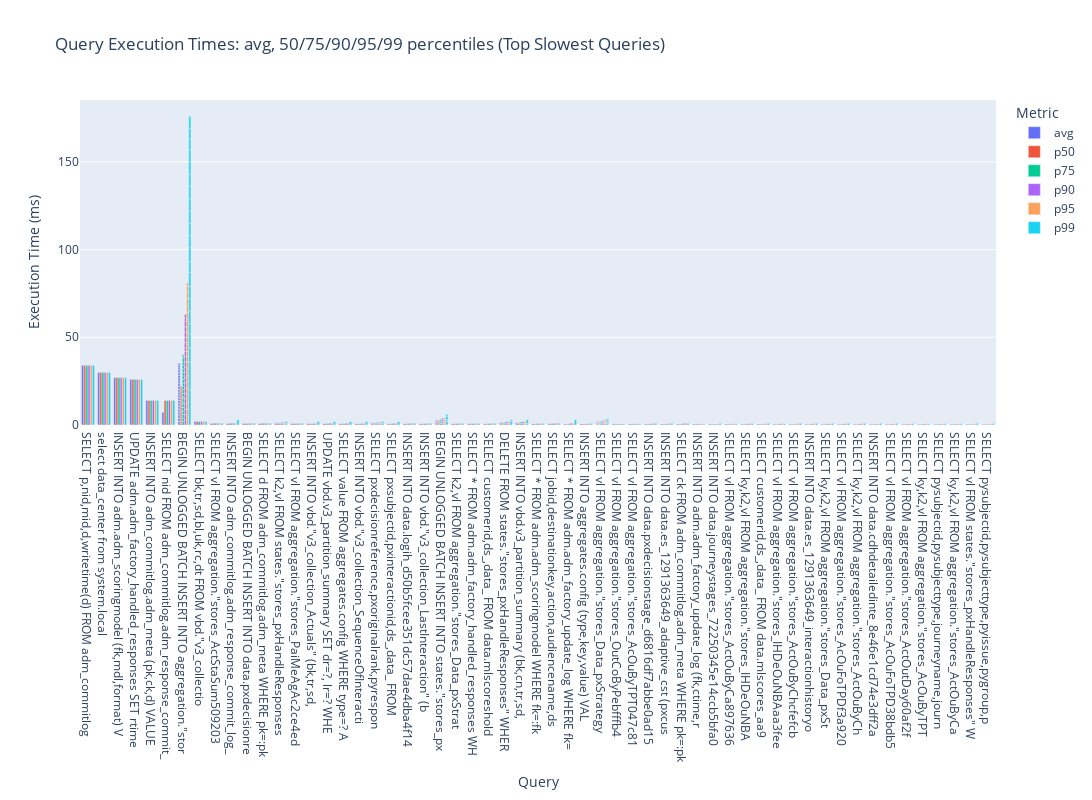

The notebook cell this image was saved under:
### Code cell
df = pl.DataFrame(rows)
percentiles = [0.5, 0.75, 0.9, 0.95, 0.99]
exprs = [
    pl.col("exec_time_ms").mean().alias("avg"),
] + [
    pl.col("exec_time_ms").quantile(p, "nearest").alias(f"p{int(p*100)}")
    for p in percentiles
]

stats = (
    df.group_by("query")
    .agg(exprs)
    .sort("avg", descending=True)
)

top_n = 1000
stats_top = stats.head(top_n)

fig = go.Figure()
for p in ["avg", "p50", "p75", "p90", "p95", "p99"]:
    fig.add_trace(go.Bar(
        x=stats_top.select(pl.col('query').str.slice(0, length=50))["query"].to_list(),
        y=stats_top[p].to_list(),
        name=p,
    ))

fig.update_layout(
    title="Query Execution Times: avg, 50/75/90/95/99 percentiles (Top Slowest Queries)",
    xaxis_title="Query",
    yaxis_title="Execution Time (ms)",
    barmode="group",
    legend_title="Metric",
    height=800,
    width=1200,
)

fig.show()

### Figure 1 — Plotly figure (JSON) as saved in the notebook; plotly's stock layout.template omitted (floating-point values rounded to 4 significant figures)
{"data": [{"name": "avg", "type": "bar", "x": ["SELECT p,nid,mid,d,writetime(d) FROM adm_commitlog", "select data_center from system.local", "INSERT INTO adm.adm_scoringmodel (fk,mdl,format) V", "UPDATE adm.adm_factory_handled_responses SET rtime", "INSERT INTO adm_commitlog.adm_meta (pk,ck,d) VALUE", "SELECT nid FROM adm_commitlog.adm_response_commit_", "BEGIN UNLOGGED BATCH INSERT INTO aggregation.\"stor", "SELECT bk,tr,sd,bl,uk,rc,dt FROM vbd.\"v3_collectio", "BEGIN UNLOGGED BATCH INSERT INTO aggregation.\"stor", "BEGIN UNLOGGED BATCH INSERT INTO aggregation.\"stor", "BEGIN UNLOGGED BATCH INSERT INTO aggregation.\"stor", "BEGIN UNLOGGED BATCH INSERT INTO aggregation.\"stor", "BEGIN UNLOGGED BATCH INSERT INTO aggregation.\"stor", "BEGIN UNLOGGED BATCH INSERT INTO aggregation.\"stor", "BEGIN UNLOGGED BATCH INSERT INTO aggregation.\"stor", "BEGIN UNLOGGED BATCH INSERT INTO aggregation.\"stor", "BEGIN UNLOGGED BATCH INSERT INTO aggregation.\"stor", "BEGIN UNLOGGED BATCH INSERT INTO aggregation.\"stor", "BEGIN UNLOGGED BATCH INSERT INTO aggregation.\"stor", "BEGIN UNLOGGED BATCH INSERT INTO aggregation.\"stor", "BEGIN UNLOGGED BATCH INSERT INTO aggregation.\"stor", "BEGIN UNLOGGED BATCH INSERT INTO aggregation.\"stor", "BEGIN UNLOGGED BATCH INSERT INTO aggregation.\"stor", "BEGIN UNLOGGED BATCH INSERT INTO aggregation.\"stor", "BEGIN UNLOGGED BATCH INSERT INTO aggregation.\"stor", "BEGIN UNLOGGED BATCH INSERT INTO aggregation.\"stor", "BEGIN UNLOGGED BATCH INSERT INTO aggregation.\"stor", "BEGIN UNLOGGED BATCH INSERT INTO aggregation.\"stor", "BEGIN UNLOGGED BATCH INSERT INTO aggregation.\"stor", "SELECT vl FROM aggregation.\"stores_ActStaSum509203", "INSERT INTO adm_commitlog.adm_response_commit_log_", "BEGIN UNLOGGED BATCH INSERT INTO data.pxdecisionre", "SELECT d FROM adm_commitlog.adm_meta WHERE pk=:pk", "SELECT k2,vl FROM states.\"stores_pxHandleResponses", "SELECT vl FROM aggregation.\"stores_PaiMeAgAc2ce4ed", "INSERT INTO vbd.\"v3_collection_Actuals\" (bk,tr,sd,", "UPDATE vbd.v3_partition_summary SET dr=?, lr=? WHE", "SELECT value FROM aggregates.config WHERE type=? A", "INSERT INTO vbd.\"v3_collection_SequenceOfInteracti", "SELECT pxdecisionreference,pxoriginalrank,pyrespon", "SELECT pxsubjectid,pxinteractionid,ds_,data_ FROM ", "INSERT INTO data.logih_d50b5fcee351dc57dae4dba4f14", "INSERT INTO vbd.\"v3_collection_LastInteraction\" (b", "BEGIN UNLOGGED BATCH INSERT INTO states.\"stores_px", "SELECT k2,vl FROM aggregation.\"stores_Data_pxStrat", "BEGIN UNLOGGED BATCH INSERT INTO states.\"stores_px", "SELECT * FROM adm.adm_factory_handled_responses WH", "SELECT customerid,ds_,data_ FROM data.mlscoreshold", "DELETE FROM states.\"stores_pxHandleResponses\" WHER", "BEGIN UNLOGGED BATCH INSERT INTO states.\"stores_px", "INSERT INTO vbd.v3_partition_summary (bk,cn,tr,sd,", "SELECT * FROM adm.adm_scoringmodel WHERE fk=:fk", "SELECT jobid,destinationkey,action,audiencename,ds", "DELETE FROM states.\"stores_pxHandleResponses\" WHER", "BEGIN UNLOGGED BATCH INSERT INTO states.\"stores_px", "INSERT INTO vbd.v3_partition_summary (bk,cn,tr,sd,", "SELECT * FROM adm.adm_factory_update_log WHERE fk=", "INSERT INTO aggregates.config (type,key,value) VAL", "SELECT vl FROM aggregation.\"stores_Data_pxStrategy", "SELECT vl FROM aggregation.\"stores_OutCoByPebfffb4", "SELECT vl FROM aggregation.\"stores_AcOuByTPT047c81", "INSERT INTO data.pxdecisionstage_d6816df7abbe0ad15", "INSERT INTO data.es_1291363649_adaptive_cst (pxcus", "SELECT ck FROM adm_commitlog.adm_meta WHERE pk=:pk", "INSERT INTO adm.adm_factory_update_log (fk,ctime,r", "SELECT pxdecisionreference,pxoriginalrank,pyrespon", "INSERT INTO data.journeystages_72250345e14ccb5bfa0", "SELECT vl FROM aggregation.\"stores_ActOuByCa897636", "SELECT ky,k2,vl FROM aggregation.\"stores_IHDeOuNBA", "SELECT customerid,ds_,data_ FROM data.mlscores_aa9", "SELECT vl FROM aggregation.\"stores_Data_pxStrategy", "SELECT vl FROM aggregation.\"stores_IHDeOuNBAaa3fee", "SELECT vl FROM aggregation.\"stores_ActOuByChcfefcb", "INSERT INTO data.es_1291363649_interactionhistoryo", "SELECT vl FROM aggregation.\"stores_Data_pxStrategy", "SELECT ky,k2,vl FROM aggregation.\"stores_Data_pxSt", "SELECT vl FROM aggregation.\"stores_AcOuFoTPDf3a920", "SELECT ky,k2,vl FROM aggregation.\"stores_ActOuByCh", "SELECT vl FROM aggregation.\"stores_Data_pxStrategy", "INSERT INTO data.cdhdetailedinte_8e46e1cd74e3dff2a", "SELECT vl FROM aggregation.\"stores_AcOuFoTPD38bdb5", "SELECT vl FROM aggregation.\"stores_ActOutDay60af2f", "SELECT ky,k2,vl FROM aggregation.\"stores_AcOuByTPT", "SELECT pysubjectid,pysubjecttype,journeyname,journ", "SELECT ky,k2,vl FROM aggregation.\"stores_ActOuByCa", "SELECT vl FROM states.\"stores_pxHandleResponses\" W", "SELECT k2,vl FROM states.\"stores_pxHandleResponses", "SELECT pysubjectid,pysubjecttype,pyissue,pygroup,p"], "y": [34, 30, 27, 26, 14, 7.279, 2.068, 2, 1.845, 1.804, 1.724, 1.64, 1.636, 1.631, 1.626, 1.621, 1.611, 1.6, 1.595, 1.59, 1.59, 1.56, 1.558, 1.528, 1.526, 1.44, 1.408, 1.255, 1.141, 0.8951, 0.8663, 0.8601, 0.8555, 0.831, 0.7869, 0.7792, 0.754, 0.7302, 0.7239, 0.7208, 0.7167, 0.7129, 0.7109, 0.6994, 0.689, 0.687, 0.6821, 0.665, 0.6609, 0.6594, 0.6593, 0.659, 0.6497, 0.6389, 0.6306, 0.6294, 0.6258, 0.6, 0.5543, 0.5332, 0.5313, 0.531, 0.5288, 0.5247, 0.5078, 0.5074, 0.4988, 0.4982, 0.4879, 0.4834, 0.4822, 0.4736, 0.46, 0.4595, 0.4563, 0.4563, 0.4505, 0.4489, 0.4441, 0.4376, 0.4369, 0.4352, 0.4186, 0.4185, 0.4112, 0.4058, 0.4054, 0.3801]}, {"name": "p50", "type": "bar", "x": ["SELECT p,nid,mid,d,writetime(d) FROM adm_commitlog", "select data_center from system.local", "INSERT INTO adm.adm_scoringmodel (fk,mdl,format) V", "UPDATE adm.adm_factory_handled_responses SET rtime", "INSERT INTO adm_commitlog.adm_meta (pk,ck,d) VALUE", "SELECT nid FROM adm_commitlog.adm_response_commit_", "BEGIN UNLOGGED BATCH INSERT INTO aggregation.\"stor", "SELECT bk,tr,sd,bl,uk,rc,dt FROM vbd.\"v3_collectio", "BEGIN UNLOGGED BATCH INSERT INTO aggregation.\"stor", "BEGIN UNLOGGED BATCH INSERT INTO aggregation.\"stor", "BEGIN UNLOGGED BATCH INSERT INTO aggregation.\"stor", "BEGIN UNLOGGED BATCH INSERT INTO aggregation.\"stor", "BEGIN UNLOGGED BATCH INSERT INTO aggregation.\"stor", "BEGIN UNLOGGED BATCH INSERT INTO aggregation.\"stor", "BEGIN UNLOGGED BATCH INSERT INTO aggregation.\"stor", "BEGIN UNLOGGED BATCH INSERT INTO aggregation.\"stor", "BEGIN UNLOGGED BATCH INSERT INTO aggregation.\"stor", "BEGIN UNLOGGED BATCH INSERT INTO aggregation.\"stor", "BEGIN UNLOGGED BATCH INSERT INTO aggregation.\"stor", "BEGIN UNLOGGED BATCH INSERT INTO aggregation.\"stor", "BEGIN UNLOGGED BATCH INSERT INTO aggregation.\"stor", "BEGIN UNLOGGED BATCH INSERT INTO aggregation.\"stor", "BEGIN UNLOGGED BATCH INSERT INTO aggregation.\"stor", "BEGIN UNLOGGED BATCH INSERT INTO aggregation.\"stor", "BEGIN UNLOGGED BATCH INSERT INTO aggregation.\"stor", "BEGIN UNLOGGED BATCH INSERT INTO aggregation.\"stor", "BEGIN UNLOGGED BATCH INSERT INTO aggregation.\"stor", "BEGIN UNLOGGED BATCH INSERT INTO aggregation.\"stor", "BEGIN UNLOGGED BATCH INSERT INTO aggregation.\"stor", "SELECT vl FROM aggregation.\"stores_ActStaSum509203", "INSERT INTO adm_commitlog.adm_response_commit_log_", "BEGIN UNLOGGED BATCH INSERT INTO data.pxdecisionre", "SELECT d FROM adm_commitlog.adm_meta WHERE pk=:pk", "SELECT k2,vl FROM states.\"stores_pxHandleResponses", "SELECT vl FROM aggregation.\"stores_PaiMeAgAc2ce4ed", "INSERT INTO vbd.\"v3_collection_Actuals\" (bk,tr,sd,", "UPDATE vbd.v3_partition_summary SET dr=?, lr=? WHE", "SELECT value FROM aggregates.config WHERE type=? A", "INSERT INTO vbd.\"v3_collection_SequenceOfInteracti", "SELECT pxdecisionreference,pxoriginalrank,pyrespon", "SELECT pxsubjectid,pxinteractionid,ds_,data_ FROM ", "INSERT INTO data.logih_d50b5fcee351dc57dae4dba4f14", "INSERT INTO vbd.\"v3_collection_LastInteraction\" (b", "BEGIN UNLOGGED BATCH INSERT INTO states.\"stores_px", "SELECT k2,vl FROM aggregation.\"stores_Data_pxStrat", "BEGIN UNLOGGED BATCH INSERT INTO states.\"stores_px", "SELECT * FROM adm.adm_factory_handled_responses WH", "SELECT customerid,ds_,data_ FROM data.mlscoreshold", "DELETE FROM states.\"stores_pxHandleResponses\" WHER", "BEGIN UNLOGGED BATCH INSERT INTO states.\"stores_px", "INSERT INTO vbd.v3_partition_summary (bk,cn,tr,sd,", "SELECT * FROM adm.adm_scoringmodel WHERE fk=:fk", "SELECT jobid,destinationkey,action,audiencename,ds", "DELETE FROM states.\"stores_pxHandleResponses\" WHER", "BEGIN UNLOGGED BATCH INSERT INTO states.\"stores_px", "INSERT INTO vbd.v3_partition_summary (bk,cn,tr,sd,", "SELECT * FROM adm.adm_factory_update_log WHERE fk=", "INSERT INTO aggregates.config (type,key,value) VAL", "SELECT vl FROM aggregation.\"stores_Data_pxStrategy", "SELECT vl FROM aggregation.\"stores_OutCoByPebfffb4", "SELECT vl FROM aggregation.\"stores_AcOuByTPT047c81", "INSERT INTO data.pxdecisionstage_d6816df7abbe0ad15", "INSERT INTO data.es_1291363649_adaptive_cst (pxcus", "SELECT ck FROM adm_commitlog.adm_meta WHERE pk=:pk", "INSERT INTO adm.adm_factory_update_log (fk,ctime,r", "SELECT pxdecisionreference,pxoriginalrank,pyrespon", "INSERT INTO data.journeystages_72250345e14ccb5bfa0", "SELECT vl FROM aggregation.\"stores_ActOuByCa897636", "SELECT ky,k2,vl FROM aggregation.\"stores_IHDeOuNBA", "SELECT customerid,ds_,data_ FROM data.mlscores_aa9", "SELECT vl FROM aggregation.\"stores_Data_pxStrategy", "SELECT vl FROM aggregation.\"stores_IHDeOuNBAaa3fee", "SELECT vl FROM aggregation.\"stores_ActOuByChcfefcb", "INSERT INTO data.es_1291363649_interactionhistoryo", "SELECT vl FROM aggregation.\"stores_Data_pxStrategy", "SELECT ky,k2,vl FROM aggregation.\"stores_Data_pxSt", "SELECT vl FROM aggregation.\"stores_AcOuFoTPDf3a920", "SELECT ky,k2,vl FROM aggregation.\"stores_ActOuByCh", "SELECT vl FROM aggregation.\"stores_Data_pxStrategy", "INSERT INTO data.cdhdetailedinte_8e46e1cd74e3dff2a", "SELECT vl FROM aggregation.\"stores_AcOuFoTPD38bdb5", "SELECT vl FROM aggregation.\"stores_ActOutDay60af2f", "SELECT ky,k2,vl FROM aggregation.\"stores_AcOuByTPT", "SELECT pysubjectid,pysubjecttype,journeyname,journ", "SELECT ky,k2,vl FROM aggregation.\"stores_ActOuByCa", "SELECT vl FROM states.\"stores_pxHandleResponses\" W", "SELECT k2,vl FROM states.\"stores_pxHandleResponses", "SELECT pysubjectid,pysubjecttype,pyissue,pygroup,p"], "y": [34, 30, 27, 26, 14, 14, 1, 2, 1, 1, 1, 1, 1, 1, 1, 1, 1, 1, 1, 1, 1, 1, 1, 1, 1, 1, 1, 1, 0.997, 0.909, 0.825, 0.849, 0.874, 0.824, 0.785, 0.693, 0.672, 0.655, 0.64, 0.623, 0.632, 0.645, 0.652, 0.617, 0.662, 0.649, 0.694, 0.626, 0.602, 0.64, 0.856, 0.616, 0.777, 0.605, 0.586, 0.477, 0.475, 0.58, 0.498, 0.578, 0.54, 0.485, 0.47, 0.461, 0.457, 0.453, 0.452, 0.495, 0.445, 0.455, 0.49, 0.447, 0.465, 0.413, 0.452, 0.415, 0.405, 0.382, 0.392, 0.396, 0.359, 0.403, 0.39, 0.375, 0.365, 0.367, 0.364, 0.359]}, {"name": "p75", "type": "bar", "x": ["SELECT p,nid,mid,d,writetime(d) FROM adm_commitlog", "select data_center from system.local", "INSERT INTO adm.adm_scoringmodel (fk,mdl,format) V", "UPDATE adm.adm_factory_handled_responses SET rtime", "INSERT INTO adm_commitlog.adm_meta (pk,ck,d) VALUE", "SELECT nid FROM adm_commitlog.adm_response_commit_", "BEGIN UNLOGGED BATCH INSERT INTO aggregation.\"stor", "SELECT bk,tr,sd,bl,uk,rc,dt FROM vbd.\"v3_collectio", "BEGIN UNLOGGED BATCH INSERT INTO aggregation.\"stor", "BEGIN UNLOGGED BATCH INSERT INTO aggregation.\"stor", "BEGIN UNLOGGED BATCH INSERT INTO aggregation.\"stor", "BEGIN UNLOGGED BATCH INSERT INTO aggregation.\"stor", "BEGIN UNLOGGED BATCH INSERT INTO aggregation.\"stor", "BEGIN UNLOGGED BATCH INSERT INTO aggregation.\"stor", "BEGIN UNLOGGED BATCH INSERT INTO aggregation.\"stor", "BEGIN UNLOGGED BATCH INSERT INTO aggregation.\"stor", "BEGIN UNLOGGED BATCH INSERT INTO aggregation.\"stor", "BEGIN UNLOGGED BATCH INSERT INTO aggregation.\"stor", "BEGIN UNLOGGED BATCH INSERT INTO aggregation.\"stor", "BEGIN UNLOGGED BATCH INSERT INTO aggregation.\"stor", "BEGIN UNLOGGED BATCH INSERT INTO aggregation.\"stor", "BEGIN UNLOGGED BATCH INSERT INTO aggregation.\"stor", "BEGIN UNLOGGED BATCH INSERT INTO aggregation.\"stor", "BEGIN UNLOGGED BATCH INSERT INTO aggregation.\"stor", "BEGIN UNLOGGED BATCH INSERT INTO aggregation.\"stor", "BEGIN UNLOGGED BATCH INSERT INTO aggregation.\"stor", "BEGIN UNLOGGED BATCH INSERT INTO aggregation.\"stor", "BEGIN UNLOGGED BATCH INSERT INTO aggregation.\"stor", "BEGIN UNLOGGED BATCH INSERT INTO aggregation.\"stor", "SELECT vl FROM aggregation.\"stores_ActStaSum509203", "INSERT INTO adm_commitlog.adm_response_commit_log_", "BEGIN UNLOGGED BATCH INSERT INTO data.pxdecisionre", "SELECT d FROM adm_commitlog.adm_meta WHERE pk=:pk", "SELECT k2,vl FROM states.\"stores_pxHandleResponses", "SELECT vl FROM aggregation.\"stores_PaiMeAgAc2ce4ed", "INSERT INTO vbd.\"v3_collection_Actuals\" (bk,tr,sd,", "UPDATE vbd.v3_partition_summary SET dr=?, lr=? WHE", "SELECT value FROM aggregates.config WHERE type=? A", "INSERT INTO vbd.\"v3_collection_SequenceOfInteracti", "SELECT pxdecisionreference,pxoriginalrank,pyrespon", "SELECT pxsubjectid,pxinteractionid,ds_,data_ FROM ", "INSERT INTO data.logih_d50b5fcee351dc57dae4dba4f14", "INSERT INTO vbd.\"v3_collection_LastInteraction\" (b", "BEGIN UNLOGGED BATCH INSERT INTO states.\"stores_px", "SELECT k2,vl FROM aggregation.\"stores_Data_pxStrat", "BEGIN UNLOGGED BATCH INSERT INTO states.\"stores_px", "SELECT * FROM adm.adm_factory_handled_responses WH", "SELECT customerid,ds_,data_ FROM data.mlscoreshold", "DELETE FROM states.\"stores_pxHandleResponses\" WHER", "BEGIN UNLOGGED BATCH INSERT INTO states.\"stores_px", "INSERT INTO vbd.v3_partition_summary (bk,cn,tr,sd,", "SELECT * FROM adm.adm_scoringmodel WHERE fk=:fk", "SELECT jobid,destinationkey,action,audiencename,ds", "DELETE FROM states.\"stores_pxHandleResponses\" WHER", "BEGIN UNLOGGED BATCH INSERT INTO states.\"stores_px", "INSERT INTO vbd.v3_partition_summary (bk,cn,tr,sd,", "SELECT * FROM adm.adm_factory_update_log WHERE fk=", "INSERT INTO aggregates.config (type,key,value) VAL", "SELECT vl FROM aggregation.\"stores_Data_pxStrategy", "SELECT vl FROM aggregation.\"stores_OutCoByPebfffb4", "SELECT vl FROM aggregation.\"stores_AcOuByTPT047c81", "INSERT INTO data.pxdecisionstage_d6816df7abbe0ad15", "INSERT INTO data.es_1291363649_adaptive_cst (pxcus", "SELECT ck FROM adm_commitlog.adm_meta WHERE pk=:pk", "INSERT INTO adm.adm_factory_update_log (fk,ctime,r", "SELECT pxdecisionreference,pxoriginalrank,pyrespon", "INSERT INTO data.journeystages_72250345e14ccb5bfa0", "SELECT vl FROM aggregation.\"stores_ActOuByCa897636", "SELECT ky,k2,vl FROM aggregation.\"stores_IHDeOuNBA", "SELECT customerid,ds_,data_ FROM data.mlscores_aa9", "SELECT vl FROM aggregation.\"stores_Data_pxStrategy", "SELECT vl FROM aggregation.\"stores_IHDeOuNBAaa3fee", "SELECT vl FROM aggregation.\"stores_ActOuByChcfefcb", "INSERT INTO data.es_1291363649_interactionhistoryo", "SELECT vl FROM aggregation.\"stores_Data_pxStrategy", "SELECT ky,k2,vl FROM aggregation.\"stores_Data_pxSt", "SELECT vl FROM aggregation.\"stores_AcOuFoTPDf3a920", "SELECT ky,k2,vl FROM aggregation.\"stores_ActOuByCh", "SELECT vl FROM aggregation.\"stores_Data_pxStrategy", "INSERT INTO data.cdhdetailedinte_8e46e1cd74e3dff2a", "SELECT vl FROM aggregation.\"stores_AcOuFoTPD38bdb5", "SELECT vl FROM aggregation.\"stores_ActOutDay60af2f", "SELECT ky,k2,vl FROM aggregation.\"stores_AcOuByTPT", "SELECT pysubjectid,pysubjecttype,journeyname,journ", "SELECT ky,k2,vl FROM aggregation.\"stores_ActOuByCa", "SELECT vl FROM states.\"stores_pxHandleResponses\" W", "SELECT k2,vl FROM states.\"stores_pxHandleResponses", "SELECT pysubjectid,pysubjecttype,pyissue,pygroup,p"], "y": [34, 30, 27, 26, 14, 14, 2, 2, 2, 2, 2, 2, 2, 1, 2, 1, 2, 2, 2, 2, 2, 2, 2, 2, 2, 2, 2, 1, 1, 0.983, 1, 0.916, 0.979, 0.939, 0.834, 0.801, 0.92, 0.782, 0.741, 0.684, 0.807, 0.744, 0.75, 0.828, 0.74, 0.811, 0.8, 0.744, 0.771, 0.793, 0.907, 0.774, 0.777, 0.773, 0.731, 0.832, 0.709, 0.652, 0.645, 0.592, 0.605, 0.558, 0.567, 0.586, 0.596, 0.569, 0.491, 0.548, 0.592, 0.526, 0.525, 0.52, 0.497, 0.483, 0.542, 0.531, 0.503, 0.51, 0.501, 0.466, 0.449, 0.504, 0.502, 0.447, 0.477, 0.434, 0.416, 0.423]}, {"name": "p90", "type": "bar", "x": ["SELECT p,nid,mid,d,writetime(d) FROM adm_commitlog", "select data_center from system.local", "INSERT INTO adm.adm_scoringmodel (fk,mdl,format) V", "UPDATE adm.adm_factory_handled_responses SET rtime", "INSERT INTO adm_commitlog.adm_meta (pk,ck,d) VALUE", "SELECT nid FROM adm_commitlog.adm_response_commit_", "BEGIN UNLOGGED BATCH INSERT INTO aggregation.\"stor", "SELECT bk,tr,sd,bl,uk,rc,dt FROM vbd.\"v3_collectio", "BEGIN UNLOGGED BATCH INSERT INTO aggregation.\"stor", "BEGIN UNLOGGED BATCH INSERT INTO aggregation.\"stor", "BEGIN UNLOGGED BATCH INSERT INTO aggregation.\"stor", "BEGIN UNLOGGED BATCH INSERT INTO aggregation.\"stor", "BEGIN UNLOGGED BATCH INSERT INTO aggregation.\"stor", "BEGIN UNLOGGED BATCH INSERT INTO aggregation.\"stor", "BEGIN UNLOGGED BATCH INSERT INTO aggregation.\"stor", "BEGIN UNLOGGED BATCH INSERT INTO aggregation.\"stor", "BEGIN UNLOGGED BATCH INSERT INTO aggregation.\"stor", "BEGIN UNLOGGED BATCH INSERT INTO aggregation.\"stor", "BEGIN UNLOGGED BATCH INSERT INTO aggregation.\"stor", "BEGIN UNLOGGED BATCH INSERT INTO aggregation.\"stor", "BEGIN UNLOGGED BATCH INSERT INTO aggregation.\"stor", "BEGIN UNLOGGED BATCH INSERT INTO aggregation.\"stor", "BEGIN UNLOGGED BATCH INSERT INTO aggregation.\"stor", "BEGIN UNLOGGED BATCH INSERT INTO aggregation.\"stor", "BEGIN UNLOGGED BATCH INSERT INTO aggregation.\"stor", "BEGIN UNLOGGED BATCH INSERT INTO aggregation.\"stor", "BEGIN UNLOGGED BATCH INSERT INTO aggregation.\"stor", "BEGIN UNLOGGED BATCH INSERT INTO aggregation.\"stor", "BEGIN UNLOGGED BATCH INSERT INTO aggregation.\"stor", "SELECT vl FROM aggregation.\"stores_ActStaSum509203", "INSERT INTO adm_commitlog.adm_response_commit_log_", "BEGIN UNLOGGED BATCH INSERT INTO data.pxdecisionre", "SELECT d FROM adm_commitlog.adm_meta WHERE pk=:pk", "SELECT k2,vl FROM states.\"stores_pxHandleResponses", "SELECT vl FROM aggregation.\"stores_PaiMeAgAc2ce4ed", "INSERT INTO vbd.\"v3_collection_Actuals\" (bk,tr,sd,", "UPDATE vbd.v3_partition_summary SET dr=?, lr=? WHE", "SELECT value FROM aggregates.config WHERE type=? A", "INSERT INTO vbd.\"v3_collection_SequenceOfInteracti", "SELECT pxdecisionreference,pxoriginalrank,pyrespon", "SELECT pxsubjectid,pxinteractionid,ds_,data_ FROM ", "INSERT INTO data.logih_d50b5fcee351dc57dae4dba4f14", "INSERT INTO vbd.\"v3_collection_LastInteraction\" (b", "BEGIN UNLOGGED BATCH INSERT INTO states.\"stores_px", "SELECT k2,vl FROM aggregation.\"stores_Data_pxStrat", "BEGIN UNLOGGED BATCH INSERT INTO states.\"stores_px", "SELECT * FROM adm.adm_factory_handled_responses WH", "SELECT customerid,ds_,data_ FROM data.mlscoreshold", "DELETE FROM states.\"stores_pxHandleResponses\" WHER", "BEGIN UNLOGGED BATCH INSERT INTO states.\"stores_px", "INSERT INTO vbd.v3_partition_summary (bk,cn,tr,sd,", "SELECT * FROM adm.adm_scoringmodel WHERE fk=:fk", "SELECT jobid,destinationkey,action,audiencename,ds", "DELETE FROM states.\"stores_pxHandleResponses\" WHER", "BEGIN UNLOGGED BATCH INSERT INTO states.\"stores_px", "INSERT INTO vbd.v3_partition_summary (bk,cn,tr,sd,", "SELECT * FROM adm.adm_factory_update_log WHERE fk=", "INSERT INTO aggregates.config (type,key,value) VAL", "SELECT vl FROM aggregation.\"stores_Data_pxStrategy", "SELECT vl FROM aggregation.\"stores_OutCoByPebfffb4", "SELECT vl FROM aggregation.\"stores_AcOuByTPT047c81", "INSERT INTO data.pxdecisionstage_d6816df7abbe0ad15", "INSERT INTO data.es_1291363649_adaptive_cst (pxcus", "SELECT ck FROM adm_commitlog.adm_meta WHERE pk=:pk", "INSERT INTO adm.adm_factory_update_log (fk,ctime,r", "SELECT pxdecisionreference,pxoriginalrank,pyrespon", "INSERT INTO data.journeystages_72250345e14ccb5bfa0", "SELECT vl FROM aggregation.\"stores_ActOuByCa897636", "SELECT ky,k2,vl FROM aggregation.\"stores_IHDeOuNBA", "SELECT customerid,ds_,data_ FROM data.mlscores_aa9", "SELECT vl FROM aggregation.\"stores_Data_pxStrategy", "SELECT vl FROM aggregation.\"stores_IHDeOuNBAaa3fee", "SELECT vl FROM aggregation.\"stores_ActOuByChcfefcb", "INSERT INTO data.es_1291363649_interactionhistoryo", "SELECT vl FROM aggregation.\"stores_Data_pxStrategy", "SELECT ky,k2,vl FROM aggregation.\"stores_Data_pxSt", "SELECT vl FROM aggregation.\"stores_AcOuFoTPDf3a920", "SELECT ky,k2,vl FROM aggregation.\"stores_ActOuByCh", "SELECT vl FROM aggregation.\"stores_Data_pxStrategy", "INSERT INTO data.cdhdetailedinte_8e46e1cd74e3dff2a", "SELECT vl FROM aggregation.\"stores_AcOuFoTPD38bdb5", "SELECT vl FROM aggregation.\"stores_ActOutDay60af2f", "SELECT ky,k2,vl FROM aggregation.\"stores_AcOuByTPT", "SELECT pysubjectid,pysubjecttype,journeyname,journ", "SELECT ky,k2,vl FROM aggregation.\"stores_ActOuByCa", "SELECT vl FROM states.\"stores_pxHandleResponses\" W", "SELECT k2,vl FROM states.\"stores_pxHandleResponses", "SELECT pysubjectid,pysubjecttype,pyissue,pygroup,p"], "y": [34, 30, 27, 26, 14, 14, 3, 2, 3, 3, 3, 3, 3, 3, 3, 3, 3, 3, 3, 3, 3, 2, 3, 3, 3, 3, 3, 2, 2, 1, 1, 1, 1, 1, 0.882, 0.925, 1, 1, 0.914, 0.801, 1, 0.936, 0.844, 0.988, 0.834, 1, 0.8, 0.873, 1, 0.992, 0.91, 0.822, 1, 0.992, 0.9, 0.949, 0.975, 0.703, 0.789, 0.597, 0.67, 0.738, 0.772, 1, 0.597, 0.71, 0.559, 0.671, 0.736, 0.637, 0.527, 0.729, 0.532, 0.658, 0.563, 0.674, 0.649, 0.66, 0.673, 0.599, 0.582, 0.604, 0.6, 0.606, 0.606, 0.584, 0.593, 0.507]}, {"name": "p95", "type": "bar", "x": ["SELECT p,nid,mid,d,writetime(d) FROM adm_commitlog", "select data_center from system.local", "INSERT INTO adm.adm_scoringmodel (fk,mdl,format) V", "UPDATE adm.adm_factory_handled_responses SET rtime", "INSERT INTO adm_commitlog.adm_meta (pk,ck,d) VALUE", "SELECT nid FROM adm_commitlog.adm_response_commit_", "BEGIN UNLOGGED BATCH INSERT INTO aggregation.\"stor", "SELECT bk,tr,sd,bl,uk,rc,dt FROM vbd.\"v3_collectio", "BEGIN UNLOGGED BATCH INSERT INTO aggregation.\"stor", "BEGIN UNLOGGED BATCH INSERT INTO aggregation.\"stor", "BEGIN UNLOGGED BATCH INSERT INTO aggregation.\"stor", "BEGIN UNLOGGED BATCH INSERT INTO aggregation.\"stor", "BEGIN UNLOGGED BATCH INSERT INTO aggregation.\"stor", "BEGIN UNLOGGED BATCH INSERT INTO aggregation.\"stor", "BEGIN UNLOGGED BATCH INSERT INTO aggregation.\"stor", "BEGIN UNLOGGED BATCH INSERT INTO aggregation.\"stor", "BEGIN UNLOGGED BATCH INSERT INTO aggregation.\"stor", "BEGIN UNLOGGED BATCH INSERT INTO aggregation.\"stor", "BEGIN UNLOGGED BATCH INSERT INTO aggregation.\"stor", "BEGIN UNLOGGED BATCH INSERT INTO aggregation.\"stor", "BEGIN UNLOGGED BATCH INSERT INTO aggregation.\"stor", "BEGIN UNLOGGED BATCH INSERT INTO aggregation.\"stor", "BEGIN UNLOGGED BATCH INSERT INTO aggregation.\"stor", "BEGIN UNLOGGED BATCH INSERT INTO aggregation.\"stor", "BEGIN UNLOGGED BATCH INSERT INTO aggregation.\"stor", "BEGIN UNLOGGED BATCH INSERT INTO aggregation.\"stor", "BEGIN UNLOGGED BATCH INSERT INTO aggregation.\"stor", "BEGIN UNLOGGED BATCH INSERT INTO aggregation.\"stor", "BEGIN UNLOGGED BATCH INSERT INTO aggregation.\"stor", "SELECT vl FROM aggregation.\"stores_ActStaSum509203", "INSERT INTO adm_commitlog.adm_response_commit_log_", "BEGIN UNLOGGED BATCH INSERT INTO data.pxdecisionre", "SELECT d FROM adm_commitlog.adm_meta WHERE pk=:pk", "SELECT k2,vl FROM states.\"stores_pxHandleResponses", "SELECT vl FROM aggregation.\"stores_PaiMeAgAc2ce4ed", "INSERT INTO vbd.\"v3_collection_Actuals\" (bk,tr,sd,", "UPDATE vbd.v3_partition_summary SET dr=?, lr=? WHE", "SELECT value FROM aggregates.config WHERE type=? A", "INSERT INTO vbd.\"v3_collection_SequenceOfInteracti", "SELECT pxdecisionreference,pxoriginalrank,pyrespon", "SELECT pxsubjectid,pxinteractionid,ds_,data_ FROM ", "INSERT INTO data.logih_d50b5fcee351dc57dae4dba4f14", "INSERT INTO vbd.\"v3_collection_LastInteraction\" (b", "BEGIN UNLOGGED BATCH INSERT INTO states.\"stores_px", "SELECT k2,vl FROM aggregation.\"stores_Data_pxStrat", "BEGIN UNLOGGED BATCH INSERT INTO states.\"stores_px", "SELECT * FROM adm.adm_factory_handled_responses WH", "SELECT customerid,ds_,data_ FROM data.mlscoreshold", "DELETE FROM states.\"stores_pxHandleResponses\" WHER", "BEGIN UNLOGGED BATCH INSERT INTO states.\"stores_px", "INSERT INTO vbd.v3_partition_summary (bk,cn,tr,sd,", "SELECT * FROM adm.adm_scoringmodel WHERE fk=:fk", "SELECT jobid,destinationkey,action,audiencename,ds", "DELETE FROM states.\"stores_pxHandleResponses\" WHER", "BEGIN UNLOGGED BATCH INSERT INTO states.\"stores_px", "INSERT INTO vbd.v3_partition_summary (bk,cn,tr,sd,", "SELECT * FROM adm.adm_factory_update_log WHERE fk=", "INSERT INTO aggregates.config (type,key,value) VAL", "SELECT vl FROM aggregation.\"stores_Data_pxStrategy", "SELECT vl FROM aggregation.\"stores_OutCoByPebfffb4", "SELECT vl FROM aggregation.\"stores_AcOuByTPT047c81", "INSERT INTO data.pxdecisionstage_d6816df7abbe0ad15", "INSERT INTO data.es_1291363649_adaptive_cst (pxcus", "SELECT ck FROM adm_commitlog.adm_meta WHERE pk=:pk", "INSERT INTO adm.adm_factory_update_log (fk,ctime,r", "SELECT pxdecisionreference,pxoriginalrank,pyrespon", "INSERT INTO data.journeystages_72250345e14ccb5bfa0", "SELECT vl FROM aggregation.\"stores_ActOuByCa897636", "SELECT ky,k2,vl FROM aggregation.\"stores_IHDeOuNBA", "SELECT customerid,ds_,data_ FROM data.mlscores_aa9", "SELECT vl FROM aggregation.\"stores_Data_pxStrategy", "SELECT vl FROM aggregation.\"stores_IHDeOuNBAaa3fee", "SELECT vl FROM aggregation.\"stores_ActOuByChcfefcb", "INSERT INTO data.es_1291363649_interactionhistoryo", "SELECT vl FROM aggregation.\"stores_Data_pxStrategy", "SELECT ky,k2,vl FROM aggregation.\"stores_Data_pxSt", "SELECT vl FROM aggregation.\"stores_AcOuFoTPDf3a920", "SELECT ky,k2,vl FROM aggregation.\"stores_ActOuByCh", "SELECT vl FROM aggregation.\"stores_Data_pxStrategy", "INSERT INTO data.cdhdetailedinte_8e46e1cd74e3dff2a", "SELECT vl FROM aggregation.\"stores_AcOuFoTPD38bdb5", "SELECT vl FROM aggregation.\"stores_ActOutDay60af2f", "SELECT ky,k2,vl FROM aggregation.\"stores_AcOuByTPT", "SELECT pysubjectid,pysubjecttype,journeyname,journ", "SELECT ky,k2,vl FROM aggregation.\"stores_ActOuByCa", "SELECT vl FROM states.\"stores_pxHandleResponses\" W", "SELECT k2,vl FROM states.\"stores_pxHandleResponses", "SELECT pysubjectid,pysubjecttype,pyissue,pygroup,p"], "y": [34, 30, 27, 26, 14, 14, 5, 2, 4, 4, 4, 4, 4, 3, 4, 4, 3, 3, 4, 4, 3, 3, 4, 4, 4, 4, 4, 3, 2, 1, 1, 1, 1, 1, 1, 0.99, 1, 1, 1, 0.879, 1, 0.994, 0.97, 1, 0.918, 1, 0.891, 0.939, 1, 1, 1, 0.822, 1, 1, 1, 1, 1, 0.714, 0.943, 0.661, 0.69, 0.823, 0.84, 1, 0.597, 0.794, 0.616, 0.673, 0.824, 0.708, 0.727, 0.746, 0.977, 0.717, 0.754, 0.708, 0.758, 0.759, 0.785, 0.665, 0.702, 0.725, 0.638, 0.666, 0.648, 0.688, 0.69, 0.606]}, {"name": "p99", "type": "bar", "x": ["SELECT p,nid,mid,d,writetime(d) FROM adm_commitlog", "select data_center from system.local", "INSERT INTO adm.adm_scoringmodel (fk,mdl,format) V", "UPDATE adm.adm_factory_handled_responses SET rtime", "INSERT INTO adm_commitlog.adm_meta (pk,ck,d) VALUE", "SELECT nid FROM adm_commitlog.adm_response_commit_", "BEGIN UNLOGGED BATCH INSERT INTO aggregation.\"stor", "SELECT bk,tr,sd,bl,uk,rc,dt FROM vbd.\"v3_collectio", "BEGIN UNLOGGED BATCH INSERT INTO aggregation.\"stor", "BEGIN UNLOGGED BATCH INSERT INTO aggregation.\"stor", "BEGIN UNLOGGED BATCH INSERT INTO aggregation.\"stor", "BEGIN UNLOGGED BATCH INSERT INTO aggregation.\"stor", "BEGIN UNLOGGED BATCH INSERT INTO aggregation.\"stor", "BEGIN UNLOGGED BATCH INSERT INTO aggregation.\"stor", "BEGIN UNLOGGED BATCH INSERT INTO aggregation.\"stor", "BEGIN UNLOGGED BATCH INSERT INTO aggregation.\"stor", "BEGIN UNLOGGED BATCH INSERT INTO aggregation.\"stor", "BEGIN UNLOGGED BATCH INSERT INTO aggregation.\"stor", "BEGIN UNLOGGED BATCH INSERT INTO aggregation.\"stor", "BEGIN UNLOGGED BATCH INSERT INTO aggregation.\"stor", "BEGIN UNLOGGED BATCH INSERT INTO aggregation.\"stor", "BEGIN UNLOGGED BATCH INSERT INTO aggregation.\"stor", "BEGIN UNLOGGED BATCH INSERT INTO aggregation.\"stor", "BEGIN UNLOGGED BATCH INSERT INTO aggregation.\"stor", "BEGIN UNLOGGED BATCH INSERT INTO aggregation.\"stor", "BEGIN UNLOGGED BATCH INSERT INTO aggregation.\"stor", "BEGIN UNLOGGED BATCH INSERT INTO aggregation.\"stor", "BEGIN UNLOGGED BATCH INSERT INTO aggregation.\"stor", "BEGIN UNLOGGED BATCH INSERT INTO aggregation.\"stor", "SELECT vl FROM aggregation.\"stores_ActStaSum509203", "INSERT INTO adm_commitlog.adm_response_commit_log_", "BEGIN UNLOGGED BATCH INSERT INTO data.pxdecisionre", "SELECT d FROM adm_commitlog.adm_meta WHERE pk=:pk", "SELECT k2,vl FROM states.\"stores_pxHandleResponses", "SELECT vl FROM aggregation.\"stores_PaiMeAgAc2ce4ed", "INSERT INTO vbd.\"v3_collection_Actuals\" (bk,tr,sd,", "UPDATE vbd.v3_partition_summary SET dr=?, lr=? WHE", "SELECT value FROM aggregates.config WHERE type=? A", "INSERT INTO vbd.\"v3_collection_SequenceOfInteracti", "SELECT pxdecisionreference,pxoriginalrank,pyrespon", "SELECT pxsubjectid,pxinteractionid,ds_,data_ FROM ", "INSERT INTO data.logih_d50b5fcee351dc57dae4dba4f14", "INSERT INTO vbd.\"v3_collection_LastInteraction\" (b", "BEGIN UNLOGGED BATCH INSERT INTO states.\"stores_px", "SELECT k2,vl FROM aggregation.\"stores_Data_pxStrat", "BEGIN UNLOGGED BATCH INSERT INTO states.\"stores_px", "SELECT * FROM adm.adm_factory_handled_responses WH", "SELECT customerid,ds_,data_ FROM data.mlscoreshold", "DELETE FROM states.\"stores_pxHandleResponses\" WHER", "BEGIN UNLOGGED BATCH INSERT INTO states.\"stores_px", "INSERT INTO vbd.v3_partition_summary (bk,cn,tr,sd,", "SELECT * FROM adm.adm_scoringmodel WHERE fk=:fk", "SELECT jobid,destinationkey,action,audiencename,ds", "DELETE FROM states.\"stores_pxHandleResponses\" WHER", "BEGIN UNLOGGED BATCH INSERT INTO states.\"stores_px", "INSERT INTO vbd.v3_partition_summary (bk,cn,tr,sd,", "SELECT * FROM adm.adm_factory_update_log WHERE fk=", "INSERT INTO aggregates.config (type,key,value) VAL", "SELECT vl FROM aggregation.\"stores_Data_pxStrategy", "SELECT vl FROM aggregation.\"stores_OutCoByPebfffb4", "SELECT vl FROM aggregation.\"stores_AcOuByTPT047c81", "INSERT INTO data.pxdecisionstage_d6816df7abbe0ad15", "INSERT INTO data.es_1291363649_adaptive_cst (pxcus", "SELECT ck FROM adm_commitlog.adm_meta WHERE pk=:pk", "INSERT INTO adm.adm_factory_update_log (fk,ctime,r", "SELECT pxdecisionreference,pxoriginalrank,pyrespon", "INSERT INTO data.journeystages_72250345e14ccb5bfa0", "SELECT vl FROM aggregation.\"stores_ActOuByCa897636", "SELECT ky,k2,vl FROM aggregation.\"stores_IHDeOuNBA", "SELECT customerid,ds_,data_ FROM data.mlscores_aa9", "SELECT vl FROM aggregation.\"stores_Data_pxStrategy", "SELECT vl FROM aggregation.\"stores_IHDeOuNBAaa3fee", "SELECT vl FROM aggregation.\"stores_ActOuByChcfefcb", "INSERT INTO data.es_1291363649_interactionhistoryo", "SELECT vl FROM aggregation.\"stores_Data_pxStrategy", "SELECT ky,k2,vl FROM aggregation.\"stores_Data_pxSt", "SELECT vl FROM aggregation.\"stores_AcOuFoTPDf3a920", "SELECT ky,k2,vl FROM aggregation.\"stores_ActOuByCh", "SELECT vl FROM aggregation.\"stores_Data_pxStrategy", "INSERT INTO data.cdhdetailedinte_8e46e1cd74e3dff2a", "SELECT vl FROM aggregation.\"stores_AcOuFoTPD38bdb5", "SELECT vl FROM aggregation.\"stores_ActOutDay60af2f", "SELECT ky,k2,vl FROM aggregation.\"stores_AcOuByTPT", "SELECT pysubjectid,pysubjecttype,journeyname,journ", "SELECT ky,k2,vl FROM aggregation.\"stores_ActOuByCa", "SELECT vl FROM states.\"stores_pxHandleResponses\" W", "SELECT k2,vl FROM states.\"stores_pxHandleResponses", "SELECT pysubjectid,pysubjecttype,pyissue,pygroup,p"], "y": [34, 30, 27, 26, 14, 14, 20, 2, 16, 8, 8, 6, 7, 7, 7, 8, 6, 8, 7, 7, 7, 7, 7, 7, 7, 7, 6, 6, 7, 1, 3, 1, 1, 1, 1, 2, 2, 2, 2, 1, 2, 1, 1, 2, 1, 1, 0.891, 1, 2, 2, 1, 1, 1, 1, 1, 2, 3, 1, 1, 0.661, 0.69, 1, 1, 1, 0.597, 1, 1, 0.673, 0.9, 1, 0.727, 0.746, 0.977, 1, 0.754, 0.931, 1, 0.963, 1, 1, 1, 0.864, 0.699, 0.824, 0.794, 1, 1, 0.802]}], "layout": {"barmode": "group", "height": 800, "legend": {"title": {"text": "Metric"}}, "title": {"text": "Query Execution Times: avg, 50/75/90/95/99 percentiles (Top Slowest Queries)"}, "width": 1200, "xaxis": {"title": {"text": "Query"}}, "yaxis": {"title": {"text": "Execution Time (ms)"}}}}
